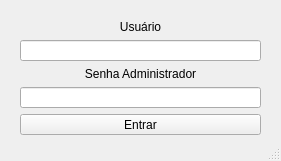
<?xml version="1.0" encoding="UTF-8"?>
<ui version="4.0">
 <class>janelaLogin</class>
 <widget class="QMainWindow" name="janelaLogin">
  <property name="geometry">
   <rect>
    <x>0</x>
    <y>0</y>
    <width>281</width>
    <height>161</height>
   </rect>
  </property>
  <property name="windowTitle">
   <string>MainWindow</string>
  </property>
  <widget class="QWidget" name="centralwidget">
   <widget class="QWidget" name="">
    <property name="geometry">
     <rect>
      <x>20</x>
      <y>20</y>
      <width>241</width>
      <height>115</height>
     </rect>
    </property>
    <layout class="QVBoxLayout" name="verticalLayout">
     <item>
      <widget class="QLabel" name="label">
       <property name="text">
        <string>&lt;html&gt;&lt;head/&gt;&lt;body&gt;&lt;p align=&quot;center&quot;&gt;Usuário&lt;/p&gt;&lt;/body&gt;&lt;/html&gt;</string>
       </property>
      </widget>
     </item>
     <item>
      <widget class="QLineEdit" name="lineEdit"/>
     </item>
     <item>
      <widget class="QLabel" name="label_2">
       <property name="text">
        <string>&lt;html&gt;&lt;head/&gt;&lt;body&gt;&lt;p align=&quot;center&quot;&gt;Senha Administrador&lt;/p&gt;&lt;/body&gt;&lt;/html&gt;</string>
       </property>
      </widget>
     </item>
     <item>
      <widget class="QLineEdit" name="lineEdit_2"/>
     </item>
     <item>
      <widget class="QPushButton" name="pushButton">
       <property name="text">
        <string>Entrar</string>
       </property>
      </widget>
     </item>
    </layout>
   </widget>
  </widget>
  <widget class="QStatusBar" name="statusbar"/>
 </widget>
 <resources/>
 <connections/>
</ui>
